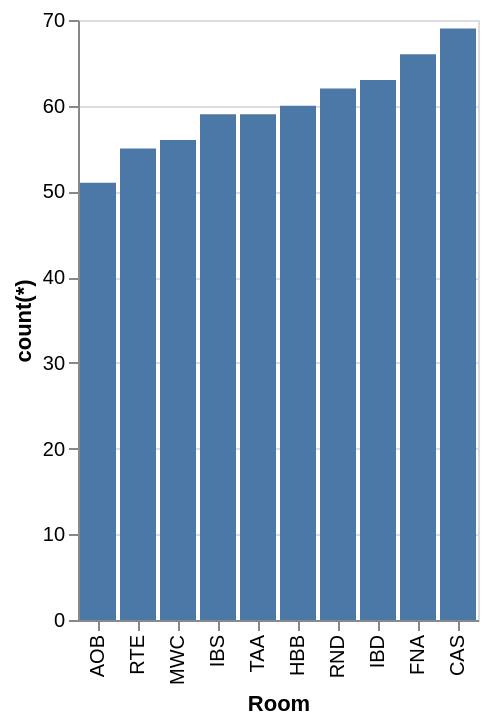

Write a Vega-Lite specification for this figure.
### Vega-Lite specification from a JSON file in a GitHub repository (floating-point values rounded to 4 significant figures)
{"data": {"values": [{"x_data": "AOB", "y_data": 51}, {"x_data": "RTE", "y_data": 55}, {"x_data": "MWC", "y_data": 56}, {"x_data": "IBS", "y_data": 59}, {"x_data": "TAA", "y_data": 59}, {"x_data": "HBB", "y_data": 60}, {"x_data": "RND", "y_data": 62}, {"x_data": "IBD", "y_data": 63}, {"x_data": "FNA", "y_data": 66}, {"x_data": "CAS", "y_data": 69}]}, "mark": "bar", "encoding": {"x": {"field": "x_data", "type": "nominal", "title": "Room", "sort": {"op": "sum", "field": "y_data", "order": "ascending"}}, "y": {"field": "y_data", "type": "quantitative", "title": "count(*)"}}}
